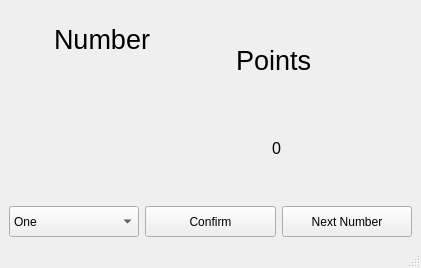
<?xml version="1.0" encoding="UTF-8"?>
<ui version="4.0">
 <class>MainWindow</class>
 <widget class="QMainWindow" name="MainWindow">
  <property name="geometry">
   <rect>
    <x>0</x>
    <y>0</y>
    <width>421</width>
    <height>268</height>
   </rect>
  </property>
  <property name="windowTitle">
   <string>MainWindow</string>
  </property>
  <widget class="QWidget" name="centralwidget">
   <layout class="QGridLayout" name="gridLayout">
    <item row="0" column="0">
     <layout class="QVBoxLayout" name="verticalLayout_3">
      <item>
       <layout class="QHBoxLayout" name="horizontalLayout_2">
        <item>
         <layout class="QVBoxLayout" name="verticalLayout_2">
          <item>
           <widget class="QLabel" name="label_number">
            <property name="minimumSize">
             <size>
              <width>131</width>
              <height>61</height>
             </size>
            </property>
            <property name="maximumSize">
             <size>
              <width>131</width>
              <height>61</height>
             </size>
            </property>
            <property name="font">
             <font>
              <pointsize>20</pointsize>
             </font>
            </property>
            <property name="text">
             <string>Number</string>
            </property>
           </widget>
          </item>
          <item>
           <spacer name="verticalSpacer">
            <property name="orientation">
             <enum>Qt::Vertical</enum>
            </property>
            <property name="sizeHint" stdset="0">
             <size>
              <width>20</width>
              <height>40</height>
             </size>
            </property>
           </spacer>
          </item>
         </layout>
        </item>
        <item>
         <layout class="QVBoxLayout" name="verticalLayout">
          <item>
           <widget class="QLabel" name="label_points">
            <property name="minimumSize">
             <size>
              <width>131</width>
              <height>61</height>
             </size>
            </property>
            <property name="maximumSize">
             <size>
              <width>131</width>
              <height>61</height>
             </size>
            </property>
            <property name="font">
             <font>
              <pointsize>20</pointsize>
             </font>
            </property>
            <property name="text">
             <string>Points</string>
            </property>
            <property name="textFormat">
             <enum>Qt::PlainText</enum>
            </property>
           </widget>
          </item>
          <item>
           <widget class="QLabel" name="label_0">
            <property name="minimumSize">
             <size>
              <width>81</width>
              <height>61</height>
             </size>
            </property>
            <property name="maximumSize">
             <size>
              <width>81</width>
              <height>61</height>
             </size>
            </property>
            <property name="font">
             <font>
              <pointsize>12</pointsize>
             </font>
            </property>
            <property name="text">
             <string>0</string>
            </property>
            <property name="alignment">
             <set>Qt::AlignCenter</set>
            </property>
           </widget>
          </item>
         </layout>
        </item>
       </layout>
      </item>
      <item>
       <layout class="QHBoxLayout" name="horizontalLayout">
        <item>
         <widget class="QComboBox" name="comboBox">
          <property name="minimumSize">
           <size>
            <width>81</width>
            <height>31</height>
           </size>
          </property>
          <item>
           <property name="text">
            <string>One</string>
           </property>
          </item>
          <item>
           <property name="text">
            <string>Two</string>
           </property>
          </item>
          <item>
           <property name="text">
            <string>Three</string>
           </property>
          </item>
          <item>
           <property name="text">
            <string>Four</string>
           </property>
          </item>
          <item>
           <property name="text">
            <string>Five</string>
           </property>
          </item>
         </widget>
        </item>
        <item>
         <widget class="QPushButton" name="pushButton_confirm">
          <property name="minimumSize">
           <size>
            <width>101</width>
            <height>31</height>
           </size>
          </property>
          <property name="text">
           <string>Confirm</string>
          </property>
         </widget>
        </item>
        <item>
         <widget class="QPushButton" name="pushButton_nextnumber">
          <property name="minimumSize">
           <size>
            <width>101</width>
            <height>31</height>
           </size>
          </property>
          <property name="text">
           <string>Next Number</string>
          </property>
         </widget>
        </item>
       </layout>
      </item>
     </layout>
    </item>
   </layout>
  </widget>
  <widget class="QMenuBar" name="menubar">
   <property name="geometry">
    <rect>
     <x>0</x>
     <y>0</y>
     <width>421</width>
     <height>21</height>
    </rect>
   </property>
  </widget>
  <widget class="QStatusBar" name="statusbar"/>
 </widget>
 <resources/>
 <connections/>
</ui>
